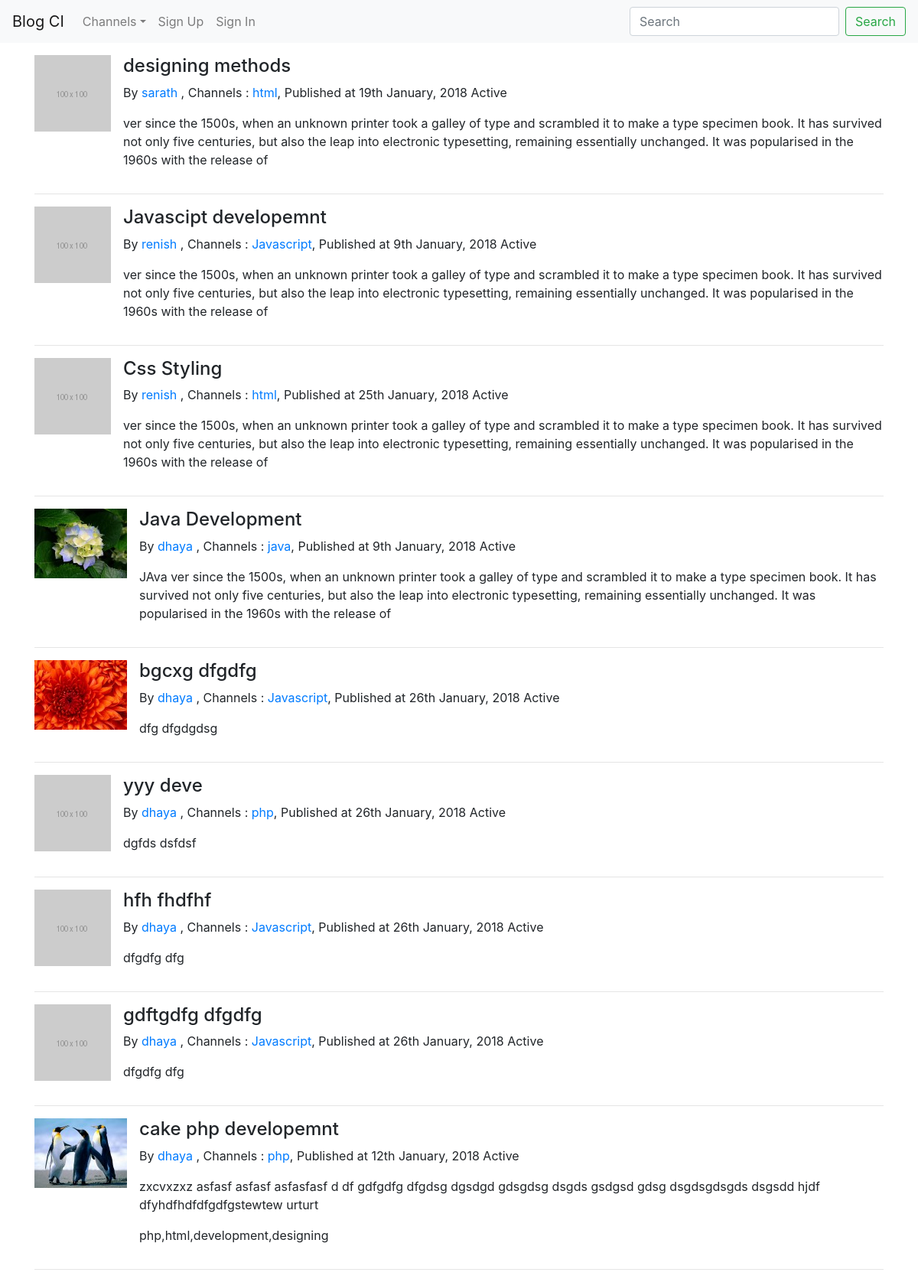
Screenshot of /index.php/posts with the database file from the repository.
### tables this page shows
CREATE TABLE `posts` (
  `id` int(11) NOT NULL,
  `title` text NOT NULL,
  `description` text NOT NULL,
  `channelid` int(11) NOT NULL,
  `userid` int(11) NOT NULL,
  `slug` text NOT NULL,
  `publishdate` datetime NOT NULL,
  `tags` text NOT NULL,
  `image` text NOT NULL,
  `status` tinyint(4) NOT NULL COMMENT '1 as active, 0 as inactive',
  `created_at` timestamp NOT NULL DEFAULT CURRENT_TIMESTAMP ON UPDATE CURRENT_TIMESTAMP
);

CREATE TABLE `users` (
  `id` int(11) NOT NULL,
  `name` varchar(60) NOT NULL,
  `email` text NOT NULL,
  `phone` text NOT NULL,
  `password` text NOT NULL,
  `usertype` smallint(6) NOT NULL COMMENT '1 as admin, 2 as user',
  `created_at` timestamp NOT NULL DEFAULT CURRENT_TIMESTAMP ON UPDATE CURRENT_TIMESTAMP
);

CREATE TABLE `channel` (
  `id` int(11) NOT NULL,
  `name` varchar(60) NOT NULL,
  `description` text NOT NULL,
  `status` tinyint(4) NOT NULL COMMENT '1 as active, 0 as inactive',
  `created_at` timestamp NOT NULL DEFAULT CURRENT_TIMESTAMP ON UPDATE CURRENT_TIMESTAMP
);

### application/views/page.php (called while the page is built, shortened)
<?php
$this->load->view('master/header');
$this->load->view($page);
?>

### application/controllers/Posts.php (called while the page is built, shortened)
<?php
class Posts extends CI_Controller
{
    public function index(){
        $date = mdate('%Y-%m-%d %H:%i:%s', now());
        $data['posts'] = $this->post->get_one_item_less_equal('posts','status',1,'publishdate',$date);
        foreach($data["posts"] as $val){
            $data["channel"][] = $this->post->get_one_item('channel','id',$val->channelid);
            $data["users"][] = $this->post->get_one_item('users','id',$val->userid);
            $tagss='';     $tag_array = '';
            if(!empty($val->tags))
            {
                $tagss=explode(',',$val->tags);
                foreach($tagss as $tag)
                {
                    $tag_array_val= $this->post->get_one_items('tags','id',$tag);
                    if($tag_array == ''){
                        $tag_array = $tag_array_val[0]->name ;
                    }
                    else{
                        $tag_array = $tag_array.','.$tag_array_val[0]->name;
                    }
                }
             }
             $data['tags'][] = $tag_array ;
        }
        $data['channels'] = $this->post->get_all_item('channel');
        $data['page'] = 'posts/index';
        $this->load->view('page', $data);
    }
}

### index.php (called while the page is built, shortened)
<?php
require_once BASEPATH.'core/CodeIgniter.php';

### application/models/Common.php (called while the page is built, shortened)
<?php
class Common extends CI_Model
{
    public function get_one_item($table,$field,$value)
    {
        return $this->db->get_where($table, array($field=>$value))->row();
    }
    public function get_one_items($table,$field,$value)
    {
        $this->db->where($field,$value);
        $query = $this->db->get($table);
        $res=$query->result();
        return $res;
    }
    public function get_one_item_less_equal($table,$field1,$value1,$field2,$value2)
    {
        $this->db->where($field1,$value1);
        $this->db->where($field2.' <' ,$value2);
        $query = $this->db->get($table);
        $res=$query->result();
        return $res;
    }
}

### application/views/posts/index.php (the view, shortened to what this page needs)
<div class="row">
      <div class="col postlist">
            <?php
            foreach ($posts as $key=>$post) {
            $dateObj =  date("jS F, Y", strtotime($post->publishdate));
            ?>
                <div class="media">
                    <div>
                        <img class="mr-3" src="<?php echo base_url();?>assets/blogpost/thumb/<?php echo $post->image ;?>" alt="Generic placeholder image">
                    </div>
                      <div class="media-body">
                            <h4 class="mt-0"><?php echo $post->title ;?></h4>
                            <p> By <a href="<?php echo base_url();?>posts/show/auther/<?php echo $users[$key]->id ;?>"><?php echo $users[$key]->name ;?> </a>,
                                Channels : <a href="<?php echo base_url();?>posts/show/channel/<?php echo $channel[$key]->id ;?>"><?php echo $channel[$key]->name ;?></a>,
                                Published at <?php echo $dateObj ;?>
                                <?php  echo ($post->status == 1) ? 'Active' : 'Inactive'; ?>
                            </p>
                            <p><?php echo $post->description ;?></p>
                            <p><?php echo  $tags[$key] ; ?></p>
                      </div>
                </div>
                <hr>
            <?php } ?>
      </div>
</div>

### application/views/master/header.php (style rules this page uses)
body { min-height: 75rem; padding-top: 4.5rem; }

### rows the page displays
posts: image (placeholder picture), title "designing methods", userid.name "sarath", channelid.name "html", publishdate "19th January, 2018", status "Active", description "ver since the 1500s, when an unknown printer took a galley of type and scrambled it to make a type specimen book. It has survived not only five centuries, but also the leap into electronic typesetting, remaining essentially unchanged. It was popularised in the 1960s with the release of"
posts: image (placeholder picture), title "Javascipt developemnt", userid.name "renish", channelid.name "Javascript", publishdate "9th January, 2018", status "Active", description "ver since the 1500s, when an unknown printer took a galley of type and scrambled it to make a type specimen book. It has survived not only five centuries, but also the leap into electronic typesetting, remaining essentially unchanged. It was popularised in the 1960s with the release of"
posts: image (placeholder picture), title "Css Styling", userid.name "renish", channelid.name "html", publishdate "25th January, 2018", status "Active", description "ver since the 1500s, when an unknown printer took a galley of type and scrambled it to make a type specimen book. It has survived not only five centuries, but also the leap into electronic typesetting, remaining essentially unchanged. It was popularised in the 1960s with the release of"
posts: image (picture), title "Java Development", userid.name "dhaya", channelid.name "java", publishdate "9th January, 2018", status "Active", description "JAva ver since the 1500s, when an unknown printer took a galley of type and scrambled it to make a type specimen book. It has survived not only five centuries, but also the leap into electronic typesetting, remaining essentially unchanged. It was popularised in the 1960s with the release of"
posts: image (picture), title "bgcxg dfgdfg", userid.name "dhaya", channelid.name "Javascript", publishdate "26th January, 2018", status "Active", description "dfg dfgdgdsg"
posts: image (placeholder picture), title "yyy deve", userid.name "dhaya", channelid.name "php", publishdate "26th January, 2018", status "Active", description "dgfds dsfdsf"
posts: image (placeholder picture), title "hfh fhdfhf", userid.name "dhaya", channelid.name "Javascript", publishdate "26th January, 2018", status "Active", description "dfgdfg dfg"
posts: image (placeholder picture), title "gdftgdfg dfgdfg", userid.name "dhaya", channelid.name "Javascript", publishdate "26th January, 2018", status "Active", description "dfgdfg dfg"
posts: image (picture), title "cake php developemnt", userid.name "dhaya", channelid.name "php", publishdate "12th January, 2018", status "Active", description "zxcvxzxz asfasf asfasf asfasfasf d df gdfgdfg dfgdsg dgsdgd gdsgdsg dsgds gsdgsd gdsg dsgdsgdsgds dsgsdd hjdf dfyhdfhdfdfgdfgstewtew urturt", key "php,html,development,designing"
